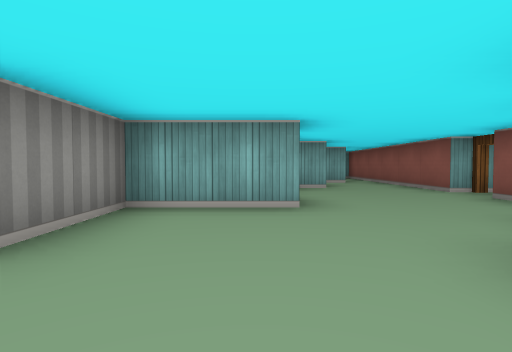
view 1 (above)

24 first-person views from a walk through a cub3D ray-caster map. The camera is about half as high as the walls, tilts 2° down and sees 80° across. The floor is counted in squares. Each view is taken from the middle of a square. On the plan, view 1 faces up. The plan holds only what a view shows up to about 9 squares ahead; the rest is blank.

view 2
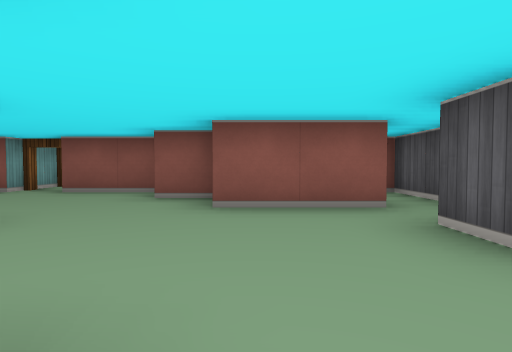

view 3
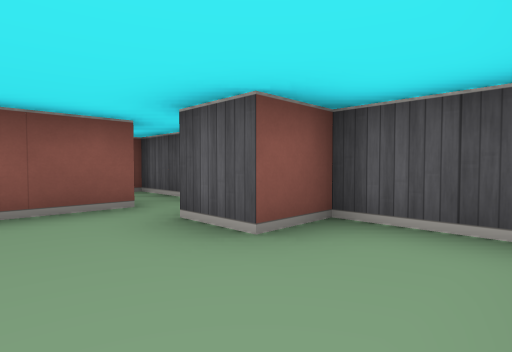

view 4
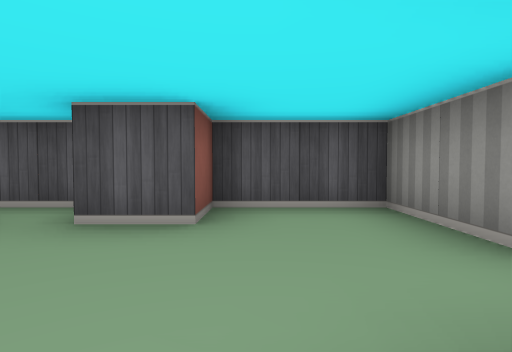

view 5
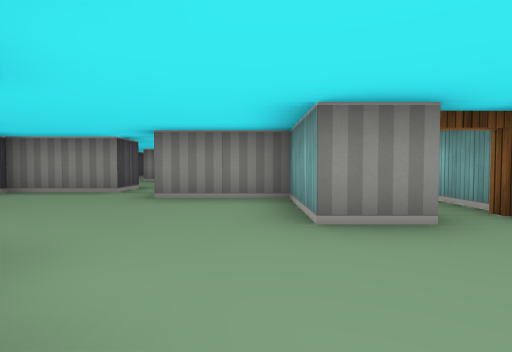

view 6
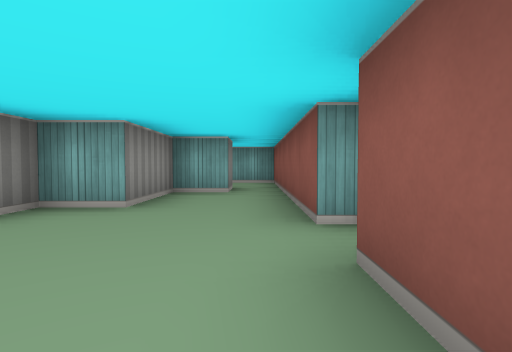

view 7
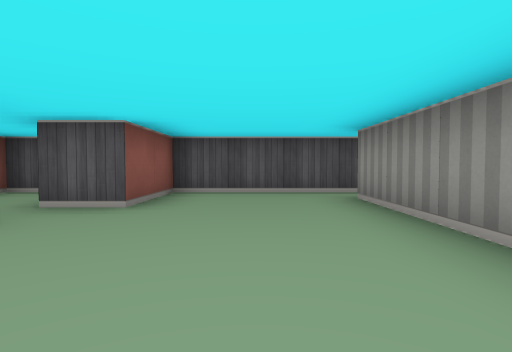

view 8
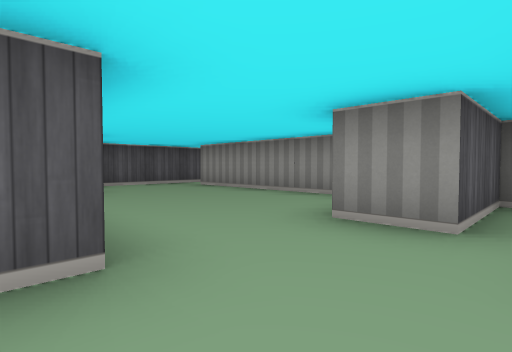

view 9
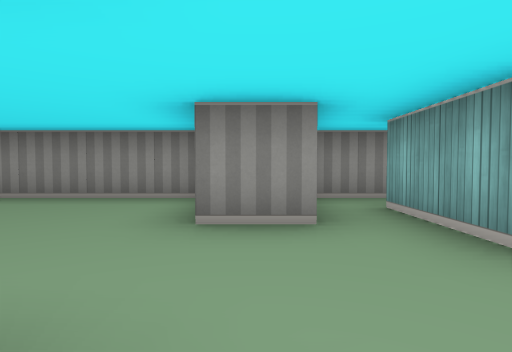

view 10
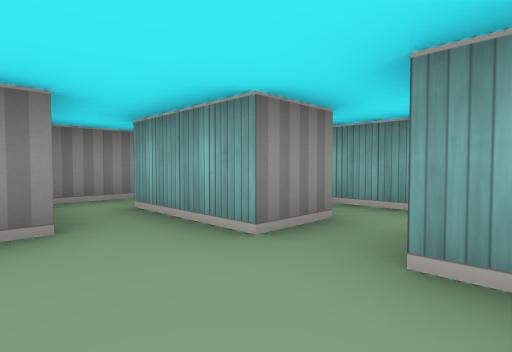

view 11
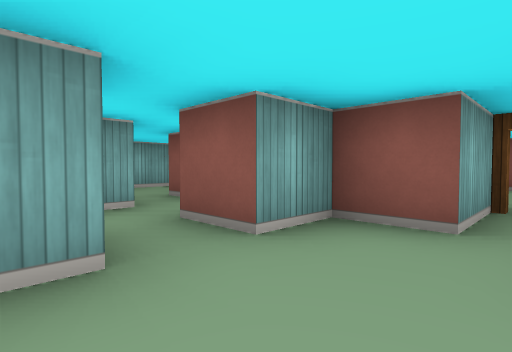

view 12
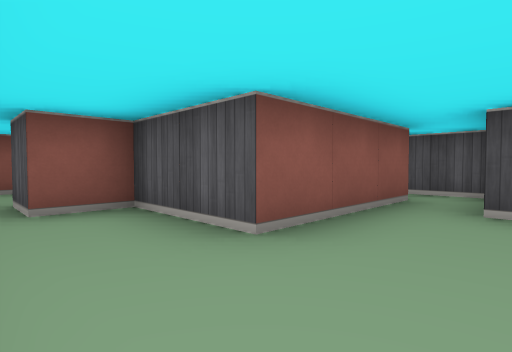

view 13
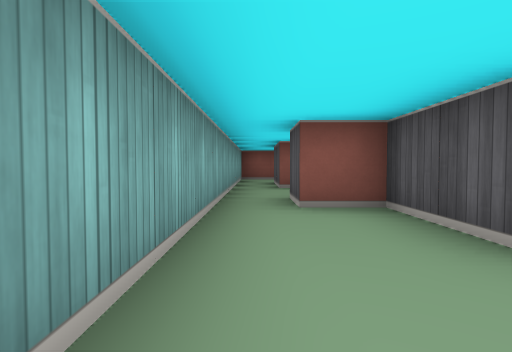

view 14
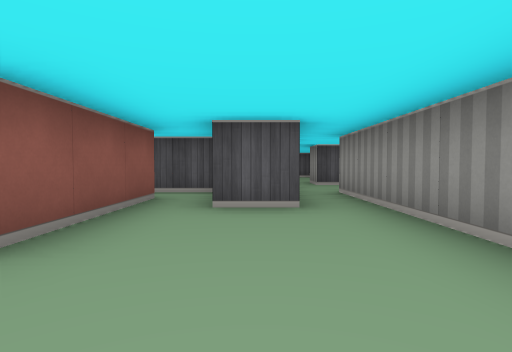

view 15
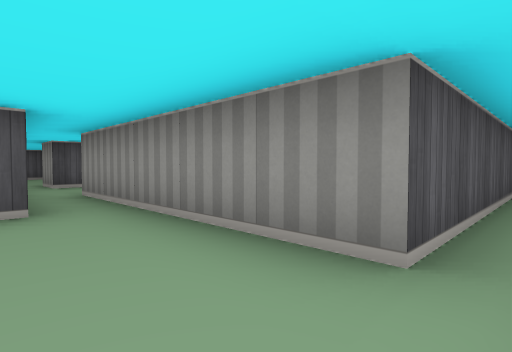

view 16
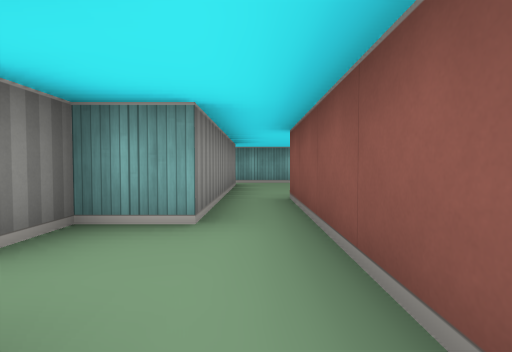

view 17
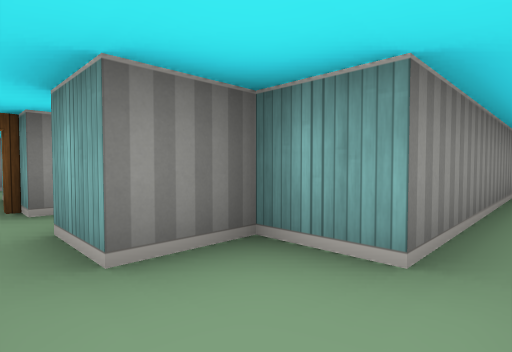

view 18
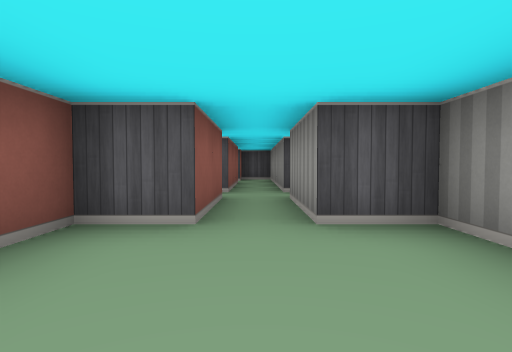

view 19
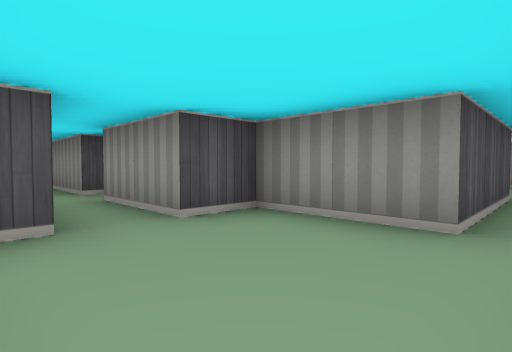

view 20
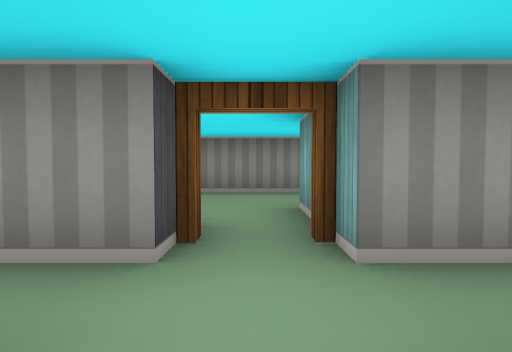

view 21
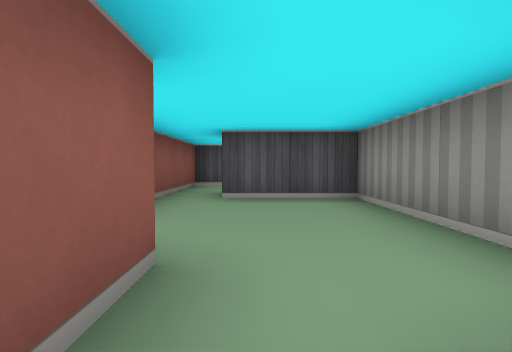

view 22
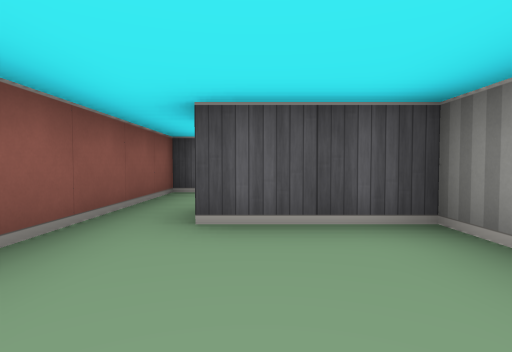

view 23
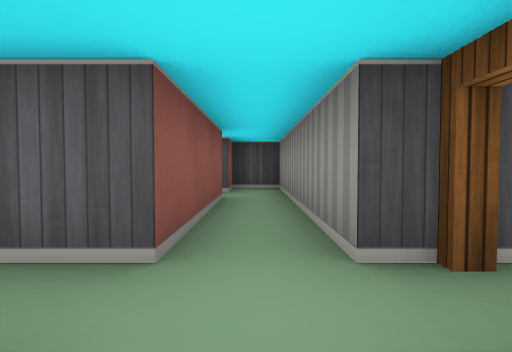

view 24
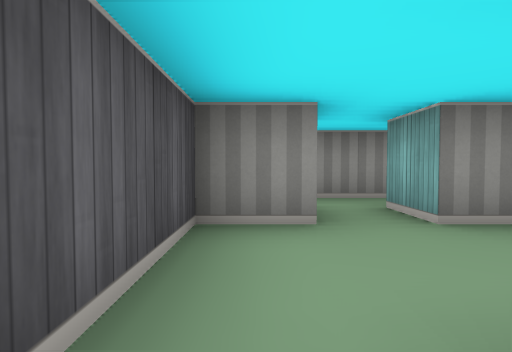

### Floor plan
Points are (right, up) in squares from view 1. A wall is a line through its corners. A room is listed if a view was taken in it or the views show most of it. See-through windows are left out.
Room 1 (views 1, 2, 3, 4, 5, 6)
walls: (0.5, 4.6) (0.5, 3.5) (-1.5, 3.5) (-1.5, 1.5); (2.5, 1.6) (2.5, 2.5); (3.5, 2.8) (3.5, 4.5); (3.5, 5.5) (3.5, 8.5); (1.5, -0.6) (1.5, 1.5); (-2.5, 0.5) (-2.5, -1.5) (-0.5, -1.5) (-0.5, -0.5) (0.5, -0.5); (1, -1.5) (3.5, -1.5); (2.5, 8.5) (1.5, 8.5) (1.5, 6.5) (0.5, 6.5) (0.5, 5.9)
ways out: opening at (-2, 1) to room 2; open door at (0, 5) to room 2; opening at (3, 9) to room 10; open door at (5.5, 5)
Room 2 (views 7, 8, 9, 10, 11, 24)
walls: (-2.6, 4.5) (-2, 4.5); (-6.5, 4.1) (-6.5, -0.5); (-4.5, 5.5) (-4.5, 4.5); (-3.5, 6.5) (-4.5, 6.5); (-7.5, -1.5) (-3.5, -1.5) (-3.5, 0.5) (-2.5, 0.5); (0.1, 5.5) (-1.5, 5.5) (-1.5, 6.5) (-2.5, 6.5)
ways out: opening at (-2, 1) to room 1; open door at (0, 5) to room 1; opening at (-7, -1) to room 9; opening at (-3, 7) to room 11; opening at (-5, 6) to room 12
Room 3 (views 12, 13, 14, 15)
walls: (-5.5, 6.5) (-5.5, 9.5) (-3.5, 9.5) (-3.5, 10.5) (-2.5, 10.5); (-8.5, 10.5) (-8.5, 5.5); (-7.5, 5.5) (-7.5, 7.5) (-6.5, 7.5); (-2.4, 11.5) (-8.6, 11.5)
ways out: opening at (-8, 6) to room 4; opening at (-2, 11) to room 8; opening at (-6, 7) to room 12; opening at (-9, 11)
Room 4 (views 16, 17)
walls: (-7.5, 3.5) (-7.5, 5.5); (-9.5, 3.5) (-8.5, 3.5) (-8.5, 2.5); (-8.5, 5.5) (-9.5, 5.5) (-9.5, 4.5)
ways out: opening at (-8, 6) to room 3; opening at (-9, 4) to room 6; opening at (-8, 3) to room 9
Room 5 (views 18, 19, 23)
walls: (-12.5, 8.5) (-12.5, 6.5) (-11.5, 6.5) (-11.5, 4.5); (-10.5, 4.5) (-10.5, 6.5) (-9.5, 6.5) (-9.5, 7.2)
ways out: opening at (-11, 5.5) to room 6; opening at (-13, 9)
Room 6 (view 20)
walls: (-11.5, 3.5) (-11.5, -1.5) (-10.5, -1.5) (-10.5, -0.6); (-9.5, 0.5) (-10.5, 0.5) (-10.5, 3.5) (-9.5, 3.5); (-9.5, 4.5) (-10.5, 4.5)
ways out: opening at (-9, 4) to room 4; opening at (-11, 5.5) to room 5; open door at (-12, 4) to room 7; opening at (-10, 0) to room 9
Room 7 (views 21, 22)
walls: (-15.5, 4.9) (-15.5, 1.5) (-13.5, 1.5); (-11.5, 4.5) (-13.5, 4.5) (-13.5, 5.5); (-12.5, 0.5) (-12.5, 2.2)
ways out: open door at (-12, 4) to room 6; opening at (-13, 1)
Room 8 (no view inside)
walls: (-0.5, 10.5) (1.5, 10.5); (1.5, 11.5) (-2.4, 11.5)
ways out: opening at (-2, 11) to room 3; opening at (1, 11) to room 10; opening at (-2, 9) to room 11
Room 9 (no view inside)
walls: (-9.5, 1.1) (-9.5, 0.5); (-9.5, -0.4) (-9.5, -1.5) (-7.5, -1.5)
ways out: opening at (-7, -1) to room 2; opening at (-8, 3) to room 4; opening at (-10, 0) to room 6
Room 10 (no view inside)
walls: (2.5, 9.5) (2.5, 8.5); (3.5, 8.5) (3.5, 11.5) (1.5, 11.5)
ways out: opening at (3, 9) to room 1; opening at (1, 11) to room 8
Room 11 (no view inside)
walls: (-2.4, 8.5) (-4.1, 8.5); (-3.5, 7.6) (-3.5, 6.5); (-2.5, 6.5) (-2.5, 7.5)
ways out: opening at (-3, 7) to room 2; opening at (-2, 9) to room 8
Room 12 (no view inside)
walls: (-6.5, 7) (-6.5, 5.5) (-4.5, 5.5); (-4.5, 6.5) (-5.5, 6.5)
ways out: opening at (-5, 6) to room 2; opening at (-6, 7) to room 3

Where each view was taken, in squares from view 1:
view 1: 0 up, 0 right, facing up
view 2: 1 up, 2 left, facing right
view 3: 1 up, 2 left, facing down-right
view 4: 2 up, 1 left, facing down
view 5: 3 up, 3 right, facing left
view 6: 3 up, 3 right, facing up
view 7: 4 up, 5 left, facing down
view 8: 6 up, 2 left, facing down-left
view 9: 5 up, 2 left, facing left
view 10: 5 up, 2 left, facing up-left
view 11: 5 up, 4 left, facing up-right
view 12: 11 up, 7 left, facing down-right
view 13: 11 up, 7 left, facing right
view 14: 11 up, 7 left, facing down
view 15: 11 up, 7 left, facing down-left
view 16: 3 up, 8 left, facing up
view 17: 4 up, 8 left, facing up-left
view 18: 9 up, 11 left, facing down
view 19: 9 up, 10 left, facing down-left
view 20: 4 up, 10 left, facing left
view 21: 6 up, 14 left, facing down
view 22: 4 up, 14 left, facing down
view 23: 5 up, 11 left, facing down
view 24: 1 down, 7 left, facing left
